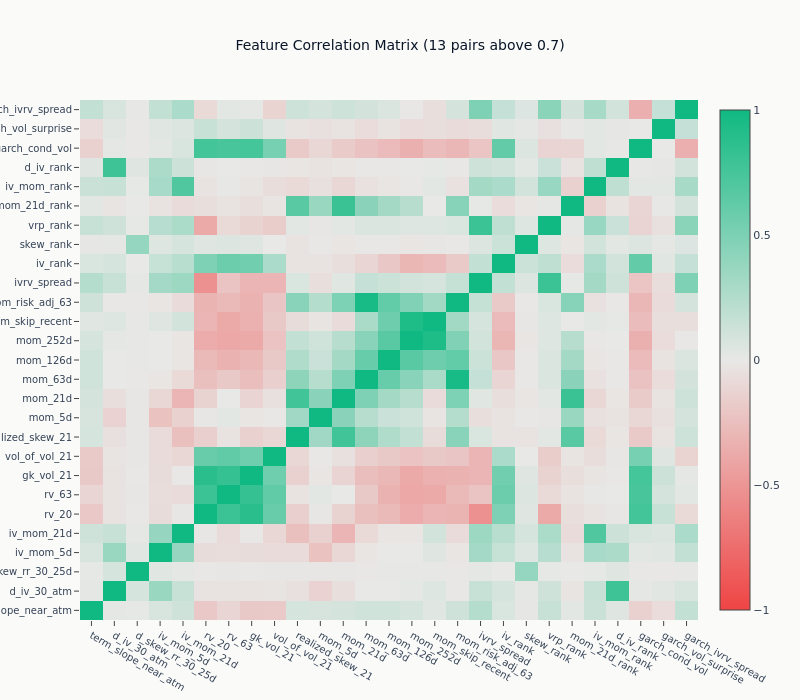

Source (notebook cell):
### Code cell
# Diverging colorscale sourced from the ML4T palette (negative -> neutral -> positive)
_div = style.ml4t_diverging()
ml4t_corr_scale = [[0.0, _div[0]], [0.5, _div[1]], [1.0, _div[2]]]
fig = go.Figure(
    data=go.Heatmap(
        z=corr_matrix.values,
        x=corr_matrix.columns.tolist(),
        y=corr_matrix.columns.tolist(),
        colorscale=ml4t_corr_scale,
        zmid=0,
        zmin=-1,
        zmax=1,
    )
)
fig.update_layout(
    title=f"Feature Correlation Matrix ({len(high_corr_pairs)} pairs above 0.7)",
    template="ml4t",
    height=700,
    width=800,
)
fig.show()

### Figure 1 — Plotly figure (JSON) as saved in the notebook; plotly's stock layout.template omitted (floating-point values rounded to 4 significant figures; data arrays with more than 128 entries replaced by an {"elided": "..."} marker saying what was removed)
{"data": [{"colorscale": [[0.0, "#ef4444"], [0.5, "#e8e8e6"], [1.0, "#10b981"]], "type": "heatmap", "x": ["term_slope_near_atm", "d_iv_30_atm", "d_skew_rr_30_25d", "iv_mom_5d", "iv_mom_21d", "rv_20", "rv_63", "gk_vol_21", "vol_of_vol_21", "realized_skew_21", "mom_5d", "mom_21d", "mom_63d", "mom_126d", "mom_252d", "mom_skip_recent", "mom_risk_adj_63", "ivrv_spread", "iv_rank", "skew_rank", "vrp_rank", "mom_21d_rank", "iv_mom_rank", "d_iv_rank", "garch_cond_vol", "garch_vol_surprise", "garch_ivrv_spread"], "y": ["term_slope_near_atm", "d_iv_30_atm", "d_skew_rr_30_25d", "iv_mom_5d", "iv_mom_21d", "rv_20", "rv_63", "gk_vol_21", "vol_of_vol_21", "realized_skew_21", "mom_5d", "mom_21d", "mom_63d", "mom_126d", "mom_252d", "mom_skip_recent", "mom_risk_adj_63", "ivrv_spread", "iv_rank", "skew_rank", "vrp_rank", "mom_21d_rank", "iv_mom_rank", "d_iv_rank", "garch_cond_vol", "garch_vol_surprise", "garch_ivrv_spread"], "z": {"elided": "27x27 float values"}, "zmax": 1, "zmid": 0, "zmin": -1}], "layout": {"height": 700, "title": {"text": "Feature Correlation Matrix (13 pairs above 0.7)"}, "width": 800}}
